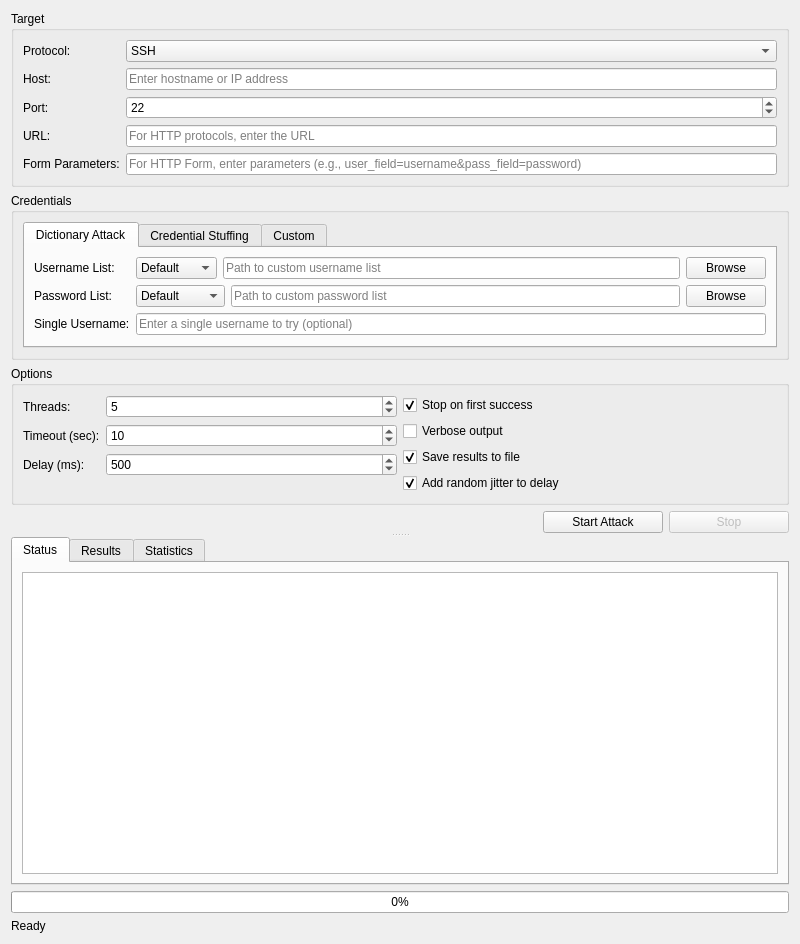
<?xml version="1.0" encoding="UTF-8"?>
<ui version="4.0">
 <class>BruteForceWindow</class>
 <widget class="QWidget" name="BruteForceWindow">
  <property name="geometry">
   <rect>
    <x>0</x>
    <y>0</y>
    <width>800</width>
    <height>600</height>
   </rect>
  </property>
  <property name="windowTitle">
   <string>Brute Force</string>
  </property>
  <property name="windowIcon">
   <iconset>
    <normaloff>../assets/icons/brute_force.png</normaloff>../assets/icons/brute_force.png</iconset>
  </property>
  <layout class="QVBoxLayout" name="verticalLayout">
   <item>
    <widget class="QSplitter" name="splitter">
     <property name="orientation">
      <enum>Qt::Vertical</enum>
     </property>
     <widget class="QWidget" name="configWidget" native="true">
      <layout class="QVBoxLayout" name="verticalLayout_2">
       <item>
        <widget class="QGroupBox" name="targetGroupBox">
         <property name="title">
          <string>Target</string>
         </property>
         <layout class="QFormLayout" name="formLayout">
          <item row="0" column="0">
           <widget class="QLabel" name="protocolLabel">
            <property name="text">
             <string>Protocol:</string>
            </property>
           </widget>
          </item>
          <item row="0" column="1">
           <widget class="QComboBox" name="protocolComboBox">
            <item>
             <property name="text">
              <string>SSH</string>
             </property>
            </item>
            <item>
             <property name="text">
              <string>FTP</string>
             </property>
            </item>
            <item>
             <property name="text">
              <string>HTTP Basic</string>
             </property>
            </item>
            <item>
             <property name="text">
              <string>HTTP Form</string>
             </property>
            </item>
            <item>
             <property name="text">
              <string>HTTP Digest</string>
             </property>
            </item>
            <item>
             <property name="text">
              <string>SMTP</string>
             </property>
            </item>
            <item>
             <property name="text">
              <string>POP3</string>
             </property>
            </item>
            <item>
             <property name="text">
              <string>IMAP</string>
             </property>
            </item>
            <item>
             <property name="text">
              <string>Telnet</string>
             </property>
            </item>
            <item>
             <property name="text">
              <string>SMB</string>
             </property>
            </item>
            <item>
             <property name="text">
              <string>RDP</string>
             </property>
            </item>
            <item>
             <property name="text">
              <string>MySQL</string>
             </property>
            </item>
            <item>
             <property name="text">
              <string>PostgreSQL</string>
             </property>
            </item>
            <item>
             <property name="text">
              <string>MSSQL</string>
             </property>
            </item>
            <item>
             <property name="text">
              <string>Oracle</string>
             </property>
            </item>
            <item>
             <property name="text">
              <string>MongoDB</string>
             </property>
            </item>
            <item>
             <property name="text">
              <string>Redis</string>
             </property>
            </item>
            <item>
             <property name="text">
              <string>VNC</string>
             </property>
            </item>
            <item>
             <property name="text">
              <string>Custom</string>
             </property>
            </item>
           </widget>
          </item>
          <item row="1" column="0">
           <widget class="QLabel" name="hostLabel">
            <property name="text">
             <string>Host:</string>
            </property>
           </widget>
          </item>
          <item row="1" column="1">
           <widget class="QLineEdit" name="hostLineEdit">
            <property name="placeholderText">
             <string>Enter hostname or IP address</string>
            </property>
           </widget>
          </item>
          <item row="2" column="0">
           <widget class="QLabel" name="portLabel">
            <property name="text">
             <string>Port:</string>
            </property>
           </widget>
          </item>
          <item row="2" column="1">
           <widget class="QSpinBox" name="portSpinBox">
            <property name="minimum">
             <number>1</number>
            </property>
            <property name="maximum">
             <number>65535</number>
            </property>
            <property name="value">
             <number>22</number>
            </property>
           </widget>
          </item>
          <item row="3" column="0">
           <widget class="QLabel" name="urlLabel">
            <property name="text">
             <string>URL:</string>
            </property>
           </widget>
          </item>
          <item row="3" column="1">
           <widget class="QLineEdit" name="urlLineEdit">
            <property name="placeholderText">
             <string>For HTTP protocols, enter the URL</string>
            </property>
           </widget>
          </item>
          <item row="4" column="0">
           <widget class="QLabel" name="formParamsLabel">
            <property name="text">
             <string>Form Parameters:</string>
            </property>
           </widget>
          </item>
          <item row="4" column="1">
           <widget class="QLineEdit" name="formParamsLineEdit">
            <property name="placeholderText">
             <string>For HTTP Form, enter parameters (e.g., user_field=username&amp;pass_field=password)</string>
            </property>
           </widget>
          </item>
         </layout>
        </widget>
       </item>
       <item>
        <widget class="QGroupBox" name="credentialsGroupBox">
         <property name="title">
          <string>Credentials</string>
         </property>
         <layout class="QVBoxLayout" name="verticalLayout_3">
          <item>
           <widget class="QTabWidget" name="credentialsTabWidget">
            <property name="currentIndex">
             <number>0</number>
            </property>
            <widget class="QWidget" name="dictionaryTab">
             <attribute name="title">
              <string>Dictionary Attack</string>
             </attribute>
             <layout class="QFormLayout" name="formLayout_2">
              <item row="0" column="0">
               <widget class="QLabel" name="usernameListLabel">
                <property name="text">
                 <string>Username List:</string>
                </property>
               </widget>
              </item>
              <item row="0" column="1">
               <layout class="QHBoxLayout" name="horizontalLayout">
                <item>
                 <widget class="QComboBox" name="usernameListComboBox">
                  <item>
                   <property name="text">
                    <string>Default</string>
                   </property>
                  </item>
                  <item>
                   <property name="text">
                    <string>Common</string>
                   </property>
                  </item>
                  <item>
                   <property name="text">
                    <string>Extended</string>
                   </property>
                  </item>
                  <item>
                   <property name="text">
                    <string>Custom</string>
                   </property>
                  </item>
                 </widget>
                </item>
                <item>
                 <widget class="QLineEdit" name="usernameListLineEdit">
                  <property name="placeholderText">
                   <string>Path to custom username list</string>
                  </property>
                 </widget>
                </item>
                <item>
                 <widget class="QPushButton" name="browseUsernameButton">
                  <property name="text">
                   <string>Browse</string>
                  </property>
                 </widget>
                </item>
               </layout>
              </item>
              <item row="1" column="0">
               <widget class="QLabel" name="passwordListLabel">
                <property name="text">
                 <string>Password List:</string>
                </property>
               </widget>
              </item>
              <item row="1" column="1">
               <layout class="QHBoxLayout" name="horizontalLayout_2">
                <item>
                 <widget class="QComboBox" name="passwordListComboBox">
                  <item>
                   <property name="text">
                    <string>Default</string>
                   </property>
                  </item>
                  <item>
                   <property name="text">
                    <string>Common</string>
                   </property>
                  </item>
                  <item>
                   <property name="text">
                    <string>Extended</string>
                   </property>
                  </item>
                  <item>
                   <property name="text">
                    <string>Top 10000</string>
                   </property>
                  </item>
                  <item>
                   <property name="text">
                    <string>Custom</string>
                   </property>
                  </item>
                 </widget>
                </item>
                <item>
                 <widget class="QLineEdit" name="passwordListLineEdit">
                  <property name="placeholderText">
                   <string>Path to custom password list</string>
                  </property>
                 </widget>
                </item>
                <item>
                 <widget class="QPushButton" name="browsePasswordButton">
                  <property name="text">
                   <string>Browse</string>
                  </property>
                 </widget>
                </item>
               </layout>
              </item>
              <item row="2" column="0">
               <widget class="QLabel" name="singleUsernameLabel">
                <property name="text">
                 <string>Single Username:</string>
                </property>
               </widget>
              </item>
              <item row="2" column="1">
               <widget class="QLineEdit" name="singleUsernameLineEdit">
                <property name="placeholderText">
                 <string>Enter a single username to try (optional)</string>
                </property>
               </widget>
              </item>
             </layout>
            </widget>
            <widget class="QWidget" name="credentialStuffingTab">
             <attribute name="title">
              <string>Credential Stuffing</string>
             </attribute>
             <layout class="QFormLayout" name="formLayout_3">
              <item row="0" column="0">
               <widget class="QLabel" name="credentialListLabel">
                <property name="text">
                 <string>Credential List:</string>
                </property>
               </widget>
              </item>
              <item row="0" column="1">
               <layout class="QHBoxLayout" name="horizontalLayout_3">
                <item>
                 <widget class="QLineEdit" name="credentialListLineEdit">
                  <property name="placeholderText">
                   <string>Path to credential list (username:password format)</string>
                  </property>
                 </widget>
                </item>
                <item>
                 <widget class="QPushButton" name="browseCredentialButton">
                  <property name="text">
                   <string>Browse</string>
                  </property>
                 </widget>
                </item>
               </layout>
              </item>
              <item row="1" column="0">
               <widget class="QLabel" name="delimiterLabel">
                <property name="text">
                 <string>Delimiter:</string>
                </property>
               </widget>
              </item>
              <item row="1" column="1">
               <widget class="QLineEdit" name="delimiterLineEdit">
                <property name="text">
                 <string>:</string>
                </property>
                <property name="maxLength">
                 <number>1</number>
                </property>
                <property name="placeholderText">
                 <string>Character separating username and password</string>
                </property>
               </widget>
              </item>
             </layout>
            </widget>
            <widget class="QWidget" name="customTab">
             <attribute name="title">
              <string>Custom</string>
             </attribute>
             <layout class="QVBoxLayout" name="verticalLayout_4">
              <item>
               <widget class="QPlainTextEdit" name="customCredentialsTextEdit">
                <property name="placeholderText">
                 <string>Enter custom credentials to try (one per line, format: username:password)</string>
                </property>
               </widget>
              </item>
             </layout>
            </widget>
           </widget>
          </item>
         </layout>
        </widget>
       </item>
       <item>
        <widget class="QGroupBox" name="optionsGroupBox">
         <property name="title">
          <string>Options</string>
         </property>
         <layout class="QHBoxLayout" name="horizontalLayout_4">
          <item>
           <widget class="QWidget" name="leftOptionsWidget" native="true">
            <layout class="QFormLayout" name="formLayout_4">
             <property name="leftMargin">
              <number>0</number>
             </property>
             <property name="topMargin">
              <number>0</number>
             </property>
             <property name="rightMargin">
              <number>0</number>
             </property>
             <property name="bottomMargin">
              <number>0</number>
             </property>
             <item row="0" column="0">
              <widget class="QLabel" name="threadsLabel">
               <property name="text">
                <string>Threads:</string>
               </property>
              </widget>
             </item>
             <item row="0" column="1">
              <widget class="QSpinBox" name="threadsSpinBox">
               <property name="minimum">
                <number>1</number>
               </property>
               <property name="maximum">
                <number>50</number>
               </property>
               <property name="value">
                <number>5</number>
               </property>
              </widget>
             </item>
             <item row="1" column="0">
              <widget class="QLabel" name="timeoutLabel">
               <property name="text">
                <string>Timeout (sec):</string>
               </property>
              </widget>
             </item>
             <item row="1" column="1">
              <widget class="QSpinBox" name="timeoutSpinBox">
               <property name="minimum">
                <number>1</number>
               </property>
               <property name="maximum">
                <number>300</number>
               </property>
               <property name="value">
                <number>10</number>
               </property>
              </widget>
             </item>
             <item row="2" column="0">
              <widget class="QLabel" name="delayLabel">
               <property name="text">
                <string>Delay (ms):</string>
               </property>
              </widget>
             </item>
             <item row="2" column="1">
              <widget class="QSpinBox" name="delaySpinBox">
               <property name="maximum">
                <number>10000</number>
               </property>
               <property name="singleStep">
                <number>100</number>
               </property>
               <property name="value">
                <number>500</number>
               </property>
              </widget>
             </item>
            </layout>
           </widget>
          </item>
          <item>
           <widget class="QWidget" name="rightOptionsWidget" native="true">
            <layout class="QVBoxLayout" name="verticalLayout_5">
             <property name="leftMargin">
              <number>0</number>
             </property>
             <property name="topMargin">
              <number>0</number>
             </property>
             <property name="rightMargin">
              <number>0</number>
             </property>
             <property name="bottomMargin">
              <number>0</number>
             </property>
             <item>
              <widget class="QCheckBox" name="stopOnSuccessCheckBox">
               <property name="text">
                <string>Stop on first success</string>
               </property>
               <property name="checked">
                <bool>true</bool>
               </property>
              </widget>
             </item>
             <item>
              <widget class="QCheckBox" name="verboseCheckBox">
               <property name="text">
                <string>Verbose output</string>
               </property>
              </widget>
             </item>
             <item>
              <widget class="QCheckBox" name="saveResultsCheckBox">
               <property name="text">
                <string>Save results to file</string>
               </property>
               <property name="checked">
                <bool>true</bool>
               </property>
              </widget>
             </item>
             <item>
              <widget class="QCheckBox" name="jitterCheckBox">
               <property name="text">
                <string>Add random jitter to delay</string>
               </property>
               <property name="checked">
                <bool>true</bool>
               </property>
              </widget>
             </item>
            </layout>
           </widget>
          </item>
         </layout>
        </widget>
       </item>
       <item>
        <layout class="QHBoxLayout" name="horizontalLayout_5">
         <item>
          <spacer name="horizontalSpacer">
           <property name="orientation">
            <enum>Qt::Horizontal</enum>
           </property>
           <property name="sizeHint" stdset="0">
            <size>
             <width>40</width>
             <height>20</height>
            </size>
           </property>
          </spacer>
         </item>
         <item>
          <widget class="QPushButton" name="startButton">
           <property name="minimumSize">
            <size>
             <width>120</width>
             <height>0</height>
            </size>
           </property>
           <property name="text">
            <string>Start Attack</string>
           </property>
           <property name="icon">
            <iconset>
             <normaloff>../assets/icons/start.png</normaloff>../assets/icons/start.png</iconset>
           </property>
          </widget>
         </item>
         <item>
          <widget class="QPushButton" name="stopButton">
           <property name="enabled">
            <bool>false</bool>
           </property>
           <property name="minimumSize">
            <size>
             <width>120</width>
             <height>0</height>
            </size>
           </property>
           <property name="text">
            <string>Stop</string>
           </property>
           <property name="icon">
            <iconset>
             <normaloff>../assets/icons/stop.png</normaloff>../assets/icons/stop.png</iconset>
           </property>
          </widget>
         </item>
        </layout>
       </item>
      </layout>
     </widget>
     <widget class="QTabWidget" name="resultsTabWidget">
      <property name="currentIndex">
       <number>0</number>
      </property>
      <widget class="QWidget" name="statusTab">
       <attribute name="title">
        <string>Status</string>
       </attribute>
       <layout class="QVBoxLayout" name="verticalLayout_6">
        <item>
         <widget class="QTextEdit" name="statusTextEdit">
          <property name="readOnly">
           <bool>true</bool>
          </property>
          <property name="font">
           <font>
            <family>Consolas</family>
           </font>
          </property>
         </widget>
        </item>
       </layout>
      </widget>
      <widget class="QWidget" name="resultsTab">
       <attribute name="title">
        <string>Results</string>
       </attribute>
       <layout class="QVBoxLayout" name="verticalLayout_7">
        <item>
         <widget class="QTableView" name="resultsTableView">
          <property name="alternatingRowColors">
           <bool>true</bool>
          </property>
          <property name="selectionBehavior">
           <enum>QAbstractItemView::SelectRows</enum>
          </property>
          <property name="sortingEnabled">
           <bool>true</bool>
          </property>
          <attribute name="horizontalHeaderStretchLastSection">
           <bool>true</bool>
          </attribute>
         </widget>
        </item>
        <item>
         <layout class="QHBoxLayout" name="horizontalLayout_6">
          <item>
           <widget class="QPushButton" name="copyButton">
            <property name="text">
             <string>Copy Selected</string>
            </property>
            <property name="icon">
             <iconset>
              <normaloff>../assets/icons/copy.png</normaloff>../assets/icons/copy.png</iconset>
            </property>
           </widget>
          </item>
          <item>
           <widget class="QPushButton" name="exportButton">
            <property name="text">
             <string>Export Results</string>
            </property>
            <property name="icon">
             <iconset>
              <normaloff>../assets/icons/export.png</normaloff>../assets/icons/export.png</iconset>
            </property>
           </widget>
          </item>
          <item>
           <spacer name="horizontalSpacer_2">
            <property name="orientation">
             <enum>Qt::Horizontal</enum>
            </property>
            <property name="sizeHint" stdset="0">
             <size>
              <width>40</width>
              <height>20</height>
             </size>
            </property>
           </spacer>
          </item>
          <item>
           <widget class="QPushButton" name="useCredentialsButton">
            <property name="text">
             <string>Use Credentials</string>
            </property>
            <property name="icon">
             <iconset>
              <normaloff>../assets/icons/use.png</normaloff>../assets/icons/use.png</iconset>
            </property>
           </widget>
          </item>
         </layout>
        </item>
       </layout>
      </widget>
      <widget class="QWidget" name="statisticsTab">
       <attribute name="title">
        <string>Statistics</string>
       </attribute>
       <layout class="QVBoxLayout" name="verticalLayout_8">
        <item>
         <widget class="QFrame" name="statsFrame">
          <property name="frameShape">
           <enum>QFrame::StyledPanel</enum>
          </property>
          <property name="frameShadow">
           <enum>QFrame::Raised</enum>
          </property>
          <layout class="QGridLayout" name="gridLayout">
           <item row="0" column="0">
            <widget class="QLabel" name="attemptsLabel">
             <property name="text">
              <string>Attempts:</string>
             </property>
            </widget>
           </item>
           <item row="0" column="1">
            <widget class="QLabel" name="attemptsValueLabel">
             <property name="text">
              <string>0</string>
             </property>
            </widget>
           </item>
           <item row="0" column="2">
            <widget class="QLabel" name="successLabel">
             <property name="text">
              <string>Successful:</string>
             </property>
            </widget>
           </item>
           <item row="0" column="3">
            <widget class="QLabel" name="successValueLabel">
             <property name="text">
              <string>0</string>
             </property>
            </widget>
           </item>
           <item row="1" column="0">
            <widget class="QLabel" name="failedLabel">
             <property name="text">
              <string>Failed:</string>
             </property>
            </widget>
           </item>
           <item row="1" column="1">
            <widget class="QLabel" name="failedValueLabel">
             <property name="text">
              <string>0</string>
             </property>
            </widget>
           </item>
           <item row="1" column="2">
            <widget class="QLabel" name="remainingLabel">
             <property name="text">
              <string>Remaining:</string>
             </property>
            </widget>
           </item>
           <item row="1" column="3">
            <widget class="QLabel" name="remainingValueLabel">
             <property name="text">
              <string>0</string>
             </property>
            </widget>
           </item>
           <item row="2" column="0">
            <widget class="QLabel" name="elapsedLabel">
             <property name="text">
              <string>Elapsed Time:</string>
             </property>
            </widget>
           </item>
           <item row="2" column="1">
            <widget class="QLabel" name="elapsedValueLabel">
             <property name="text">
              <string>00:00:00</string>
             </property>
            </widget>
           </item>
           <item row="2" column="2">
            <widget class="QLabel" name="estimatedLabel">
             <property name="text">
              <string>Estimated Time:</string>
             </property>
            </widget>
           </item>
           <item row="2" column="3">
            <widget class="QLabel" name="estimatedValueLabel">
             <property name="text">
              <string>00:00:00</string>
             </property>
            </widget>
           </item>
           <item row="3" column="0">
            <widget class="QLabel" name="rateLabel">
             <property name="text">
              <string>Rate:</string>
             </property>
            </widget>
           </item>
           <item row="3" column="1">
            <widget class="QLabel" name="rateValueLabel">
             <property name="text">
              <string>0 attempts/sec</string>
             </property>
            </widget>
           </item>
           <item row="3" column="2">
            <widget class="QLabel" name="progressLabel">
             <property name="text">
              <string>Progress:</string>
             </property>
            </widget>
           </item>
           <item row="3" column="3">
            <widget class="QLabel" name="progressValueLabel">
             <property name="text">
              <string>0%</string>
             </property>
            </widget>
           </item>
          </layout>
         </widget>
        </item>
        <item>
         <widget class="QWidget" name="chartWidget" native="true">
          <property name="minimumSize">
           <size>
            <width>0</width>
            <height>200</height>
           </size>
          </property>
         </widget>
        </item>
       </layout>
      </widget>
     </widget>
    </widget>
   </item>
   <item>
    <widget class="QProgressBar" name="progressBar">
     <property name="value">
      <number>0</number>
     </property>
    </widget>
   </item>
   <item>
    <widget class="QLabel" name="statusLabel">
     <property name="text">
      <string>Ready</string>
     </property>
    </widget>
   </item>
  </layout>
 </widget>
 <resources/>
 <connections/>
</ui>
